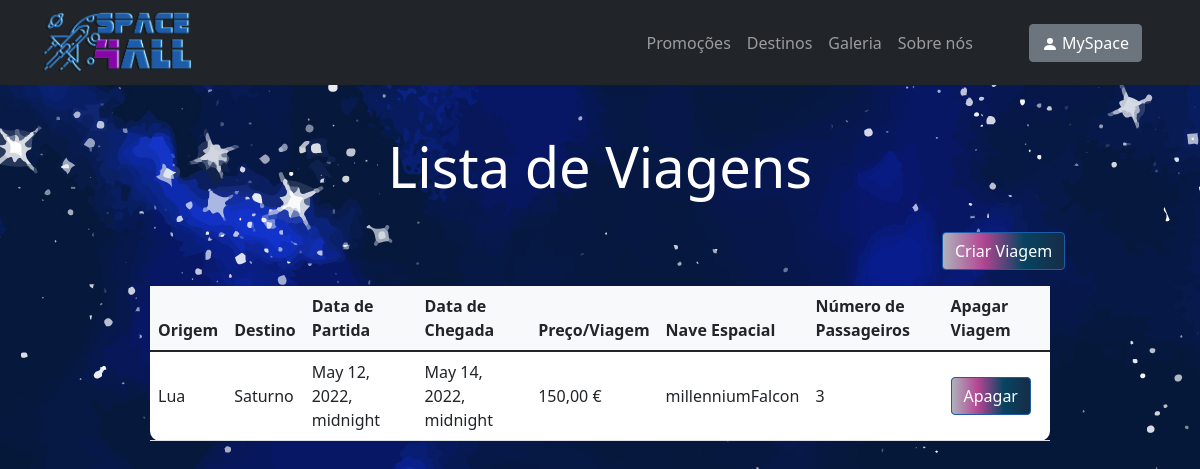
The page /trip-list on the database as committed earlier.
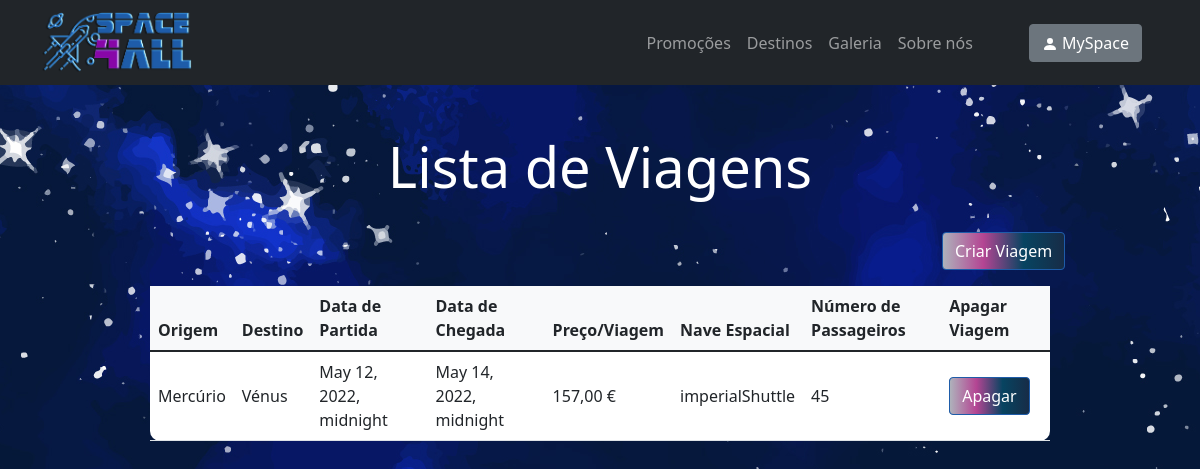
The same page on the database as committed later.
### space_trip/models.py (models this page shows)
class Trip(models.Model):
 destination = models.CharField(max_length=50)
 origin = models.CharField(max_length=50)
 departure_date = models.DateTimeField('Departure Date')
 return_date = models.DateTimeField('Return Date')
 price = models.IntegerField(default=600)
 spaceship = models.CharField(max_length=50)
 number_of_passengers = models.IntegerField(default=1)

### space_trip/views.py (the view)
# urls.py: path("trip-list", views.tripList, name="trip-list"),
def tripList(request):
    trip_list = Trip.objects.all()
    return render(request, 'space_trip/trip-list.html', {'trip_list': trip_list})

### space_trip/templates/space_trip/trip-list.html (shortened to what this page needs)
{% extends "./index.html" %}
{% load static %}
{% block body %}
<div>
      <br><br>
       <h1 style="color: white; text-align: center;" class="glow display-4">Lista de Viagens</h1>
      <br>
      <a href="{% url 'space_trip:trip-management' %}"><button class="btn btn-primary btn-block fa-lg gradient-custom-2 mb-3" style="position: relative; left: 78.5%">Criar Viagem</button></a>
      <br>
      {% if trip_list %}
          <table class="table align-middle mb-0 bg-white w-75" style="border-radius: 10px; margin-left: auto; margin-right: auto;">
            <thead class="bg-light">
              <tr>
                <th>Origem</th>
                <th>Destino</th>
                <th>Data de Partida</th>
                <th>Data de Chegada</th>
                <th>Preço/Viagem</th>
                <th>Nave Espacial</th>
                <th>Número de Passageiros</th>
                <th>Apagar Viagem</th>
              </tr>
            </thead>
            <tbody>
            {% for trip in trip_list %}
                  <tr>
                    <td>
                        {{ trip.origin }}
                    </td>
                    <td>
                        {{ trip.destination }}
                    </td>
                    <td>
                        {{ trip.departure_date }}
                    </td>
                    <td>
                        {{ trip.return_date }}
                    </td>
                    <td>
                        {{ trip.price }},00 €
                    </td>
                    <td>
                        {{ trip.spaceship }}
                    </td>
                    <td>
                        {{ trip.number_of_passengers }}
                    </td>
                    <td>
                        <form action="{% url 'space_trip:deleteTrip' trip.id %}" method="get">
                            <input onclick="myFunction()" class="btn btn-primary btn-block fa-lg gradient-custom-2" type="submit" value="Apagar" />
                        </form>
                    </td>
                  </tr>
                {% endfor %}
            </tbody>
          </table>
    {% else %}
        <h1 style="color: white; text-align: center;" class="glow display-4">Não existem viagens disponíveis</h1>
    {% endif %}
</div>
{% endblock %}

### space_trip/templates/space_trip/index.html (shortened to what this page needs)
<!DOCTYPE html>
<html lang="pt">
<head>
    {% load static %}
    <link rel="stylesheet" type="text/css" href="{% static 'space_trip/css/bootstrap.css' %}">
</head>
{% block navbar %}
<nav id="navbar_top" class="navbar navbar-expand-lg navbar-dark bg-dark">
    <div class="container">
        <a class="navbar-brand me-2" href="{% url 'space_trip:index' %}">
            <img src="{% static 'spicy space/Space4All - effects.png' %}" height="60px" alt="Logo"
                 loading="lazy" style="margin-top: -1px;"/>
        </a>
        <div class="collapse navbar-collapse" id="navbarButtonsExample">
            <div class="mx-5">
                <ul class="navbar-nav" style="position: relative;">
                    <li class="nav-item">
                        <a class="nav-link" href="{% url 'space_trip:promotions' %}">Promoções</a>
                    </li>
                    <li class="nav-item">
                        <a class="nav-link" href="{% url 'space_trip:destinations' %}">Destinos</a>
                    </li>
                    <li class="nav-item">
                        <a class="nav-link" href="{% url 'space_trip:gallery' %}">Galeria</a>
                    </li>
                    <li class="nav-item">
                        <a class="nav-link" href="{% url 'space_trip:about-us' %}">Sobre nós</a>
                    </li>
                </ul>
            </div>
            <div class="d-flex align-items-center">
                {% if request.user.is_authenticated %}
                    <a type="button" class="btn btn-secondary me-3" href="{% url 'space_trip:profile' %}">
                        <svg xmlns="http://www.w3.org/2000/svg" width="16" height="16" fill="currentColor" class="bi bi-person-fill" viewBox="0 0 16 16">
                            <path d="M3 14s-1 0-1-1 1-4 6-4 6 3 6 4-1 1-1 1H3zm5-6a3 3 0 1 0 0-6 3 3 0 0 0 0 6z"/>
                        </svg>
                        MySpace
                    </a>
                {% else %}
                    <a type="button" class="btn btn-secondary me-3" href="{% url 'space_trip:user_login' %}">
                        <svg xmlns="http://www.w3.org/2000/svg" width="16" height="16" fill="currentColor" class="bi bi-person-fill" viewBox="0 0 16 16">
                            <path d="M3 14s-1 0-1-1 1-4 6-4 6 3 6 4-1 1-1 1H3zm5-6a3 3 0 1 0 0-6 3 3 0 0 0 0 6z"/>
                        </svg>
                        MySpace
                    </a>
                {% endif %}
            </div>
        </div>
    </div>
</nav>
{% endblock %}
{% block body %}{% endblock %}
</html>

### space_trip/templates/space_trip/index.html (style rules this page uses)
.glow { color: #fff; text-align: left; animation: glow 1s ease-in-out infinite alternate; }

Rows that differ between the two databases and show on the page:
removed Trip: origin "Lua", destination "Saturno", departure_date "May 12, 2022, midnight", return_date "May 14, 2022, midnight", price "150", spaceship "millenniumFalcon", number_of_passengers "3"
added Trip: origin "Mercúrio", destination "Vénus", departure_date "May 12, 2022, midnight", return_date "May 14, 2022, midnight", price "157", spaceship "imperialShuttle", number_of_passengers "45"
